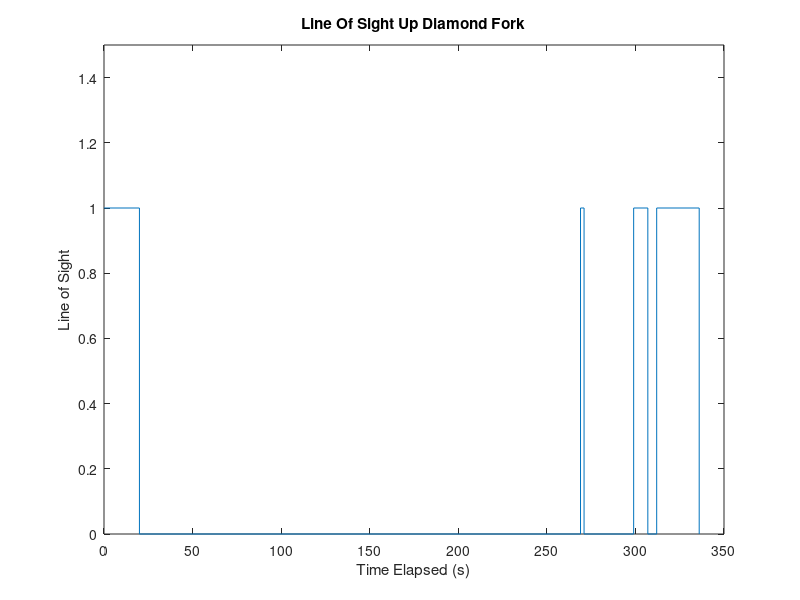
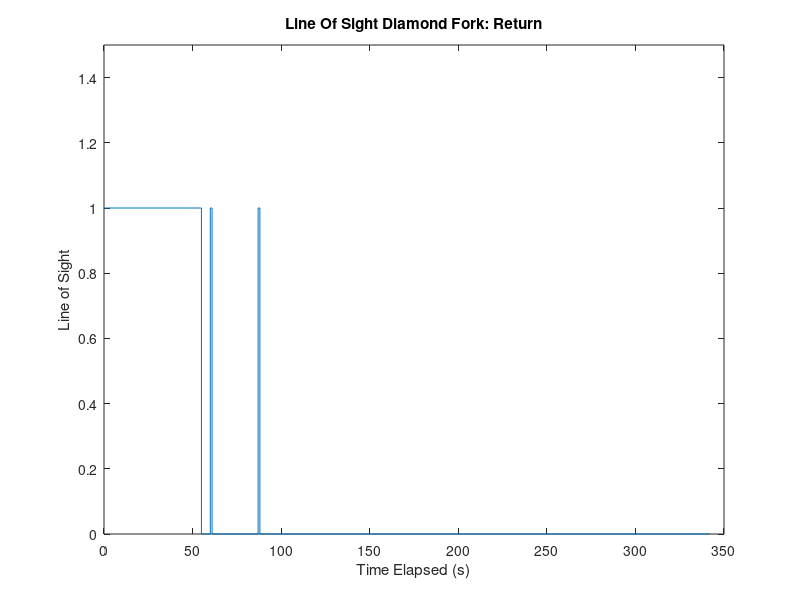

Reproduce these figures in MATLAB, in order.
%This data comes from the trip up Diamond Fork (not on the way back)
% X1 values represent points where we had line of sight in seconds
X1 = [0 20 20 269 269 271 271 299 299 307 307 312 312 336 336];

Y1 = [1 1 0 0 1 1 0 0 1 1 0 0 1 1 0]; %1 means we had line of sight, and 0 means we did not, corresponding to the X1 value times

%Here we plot the data
figure()
plot(X1,Y1);
ylim([0 1.5]); % Y doesnt ever exceed 1; limit for aesthetic/readability
xlim([0 350]); % X values never exceed 350; same reason above 
ylabel('Line of Sight');
xlabel('Time Elapsed (s)');
title('Line Of Sight Up Diamond Fork');


%Data on the way back:
% X2 values represent points where we had line of sight in seconds
X2 = [0 55 55 60 60 61 61 87 87 88 88 342];

Y2 = [1 1 0 0 1 1 0 0 1 1 0 0]; %1 means we had line of sight, and 0 means we did not, corresponding to the X1 value times

%Here we plot the data
figure()
plot(X2,Y2);
ylim([0 1.5]); % Y doesnt ever exceed 1; limit for aesthetic/readability
xlim([0 350]); % X values never exceed 350; same reason above 
ylabel('Line of Sight');
xlabel('Time Elapsed (s)');
title('Line Of Sight Diamond Fork: Return');
